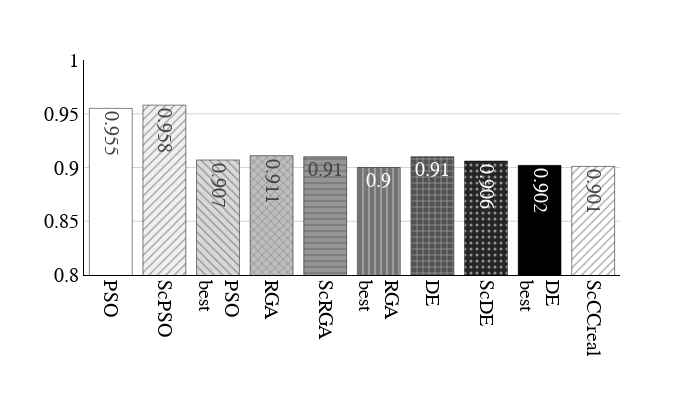

The cell this chart's notebook holds for it:
### Code cell
make_bar_plot(data_AP, False)

### Figure 1 — Plotly figure (JSON) as saved in the notebook; plotly's stock layout.template omitted (floating-point values rounded to 4 significant figures)
{"data": [{"alignmentgroup": "True", "hovertemplate": "Algorithm br=%{x}<br>Problem avg=%{y}<extra></extra>", "legendgroup": "PSO ", "marker": {"color": "rgb(255,255,255)", "line": {"color": "black"}, "pattern": {"shape": "", "size": 6}}, "name": "PSO ", "offsetgroup": "PSO ", "orientation": "v", "showlegend": true, "textposition": "auto", "texttemplate": "%{y}", "type": "bar", "x": ["PSO "], "xaxis": "x", "y": [0.955], "yaxis": "y"}, {"alignmentgroup": "True", "hovertemplate": "Algorithm br=%{x}<br>Problem avg=%{y}<extra></extra>", "legendgroup": "ScPSO", "marker": {"color": "rgb(240,240,240)", "line": {"color": "black"}, "pattern": {"shape": "/", "size": 6}}, "name": "ScPSO", "offsetgroup": "ScPSO", "orientation": "v", "showlegend": true, "textposition": "auto", "texttemplate": "%{y}", "type": "bar", "x": ["ScPSO"], "xaxis": "x", "y": [0.958], "yaxis": "y"}, {"alignmentgroup": "True", "hovertemplate": "Algorithm br=%{x}<br>Problem avg=%{y}<extra></extra>", "legendgroup": "PSO <br>best", "marker": {"color": "rgb(217,217,217)", "line": {"color": "black"}, "pattern": {"shape": "\\", "size": 6}}, "name": "PSO <br>best", "offsetgroup": "PSO <br>best", "orientation": "v", "showlegend": true, "textposition": "auto", "texttemplate": "%{y}", "type": "bar", "x": ["PSO <br>best"], "xaxis": "x", "y": [0.907], "yaxis": "y"}, {"alignmentgroup": "True", "hovertemplate": "Algorithm br=%{x}<br>Problem avg=%{y}<extra></extra>", "legendgroup": "RGA ", "marker": {"color": "rgb(189,189,189)", "line": {"color": "black"}, "pattern": {"shape": "x", "size": 6}}, "name": "RGA ", "offsetgroup": "RGA ", "orientation": "v", "showlegend": true, "textposition": "auto", "texttemplate": "%{y}", "type": "bar", "x": ["RGA "], "xaxis": "x", "y": [0.911], "yaxis": "y"}, {"alignmentgroup": "True", "hovertemplate": "Algorithm br=%{x}<br>Problem avg=%{y}<extra></extra>", "legendgroup": "ScRGA", "marker": {"color": "rgb(150,150,150)", "line": {"color": "black"}, "pattern": {"shape": "-", "size": 6}}, "name": "ScRGA", "offsetgroup": "ScRGA", "orientation": "v", "showlegend": true, "textposition": "auto", "texttemplate": "%{y}", "type": "bar", "x": ["ScRGA"], "xaxis": "x", "y": [0.91], "yaxis": "y"}, {"alignmentgroup": "True", "hovertemplate": "Algorithm br=%{x}<br>Problem avg=%{y}<extra></extra>", "legendgroup": "RGA <br>best", "marker": {"color": "rgb(115,115,115)", "line": {"color": "black"}, "pattern": {"shape": "|", "size": 6}}, "name": "RGA <br>best", "offsetgroup": "RGA <br>best", "orientation": "v", "showlegend": true, "textposition": "auto", "texttemplate": "%{y}", "type": "bar", "x": ["RGA <br>best"], "xaxis": "x", "y": [0.9], "yaxis": "y"}, {"alignmentgroup": "True", "hovertemplate": "Algorithm br=%{x}<br>Problem avg=%{y}<extra></extra>", "legendgroup": "DE ", "marker": {"color": "rgb(82,82,82)", "line": {"color": "black"}, "pattern": {"shape": "+", "size": 6}}, "name": "DE ", "offsetgroup": "DE ", "orientation": "v", "showlegend": true, "textposition": "auto", "texttemplate": "%{y}", "type": "bar", "x": ["DE "], "xaxis": "x", "y": [0.91], "yaxis": "y"}, {"alignmentgroup": "True", "hovertemplate": "Algorithm br=%{x}<br>Problem avg=%{y}<extra></extra>", "legendgroup": "ScDE", "marker": {"color": "rgb(37,37,37)", "line": {"color": "black"}, "pattern": {"shape": ".", "size": 6}}, "name": "ScDE", "offsetgroup": "ScDE", "orientation": "v", "showlegend": true, "textposition": "auto", "texttemplate": "%{y}", "type": "bar", "x": ["ScDE"], "xaxis": "x", "y": [0.906], "yaxis": "y"}, {"alignmentgroup": "True", "hovertemplate": "Algorithm br=%{x}<br>Problem avg=%{y}<extra></extra>", "legendgroup": "DE <br>best", "marker": {"color": "rgb(0,0,0)", "line": {"color": "black"}, "pattern": {"shape": "", "size": 6}}, "name": "DE <br>best", "offsetgroup": "DE <br>best", "orientation": "v", "showlegend": true, "textposition": "auto", "texttemplate": "%{y}", "type": "bar", "x": ["DE <br>best"], "xaxis": "x", "y": [0.902], "yaxis": "y"}, {"alignmentgroup": "True", "hovertemplate": "Algorithm br=%{x}<br>Problem avg=%{y}<extra></extra>", "legendgroup": "ScCCreal", "marker": {"color": "rgb(255,255,255)", "line": {"color": "black"}, "pattern": {"shape": "/", "size": 6}}, "name": "ScCCreal", "offsetgroup": "ScCCreal", "orientation": "v", "showlegend": true, "textposition": "auto", "texttemplate": "%{y}", "type": "bar", "x": ["ScCCreal"], "xaxis": "x", "y": [0.901], "yaxis": "y"}], "layout": {"autosize": false, "barmode": "relative", "font": {"color": "black", "family": "Times New Roman", "size": 20}, "height": 400, "legend": {"title": {"text": "Algorithm br"}, "tracegroupgap": 0}, "margin": {"t": 60}, "showlegend": false, "width": 700, "xaxis": {"anchor": "y", "categoryarray": ["PSO ", "ScPSO", "PSO <br>best", "RGA ", "ScRGA", "RGA <br>best", "DE ", "ScDE", "DE <br>best", "ScCCreal"], "categoryorder": "array", "domain": [0, 1], "linecolor": "black", "linewidth": 1, "showline": true, "tickangle": 90, "title": {"text": ""}}, "yaxis": {"anchor": "x", "domain": [0, 1], "gridcolor": "lightgray", "linecolor": "black", "linewidth": 1, "range": [0.8, 1], "showline": true, "title": {"text": ""}}}}
